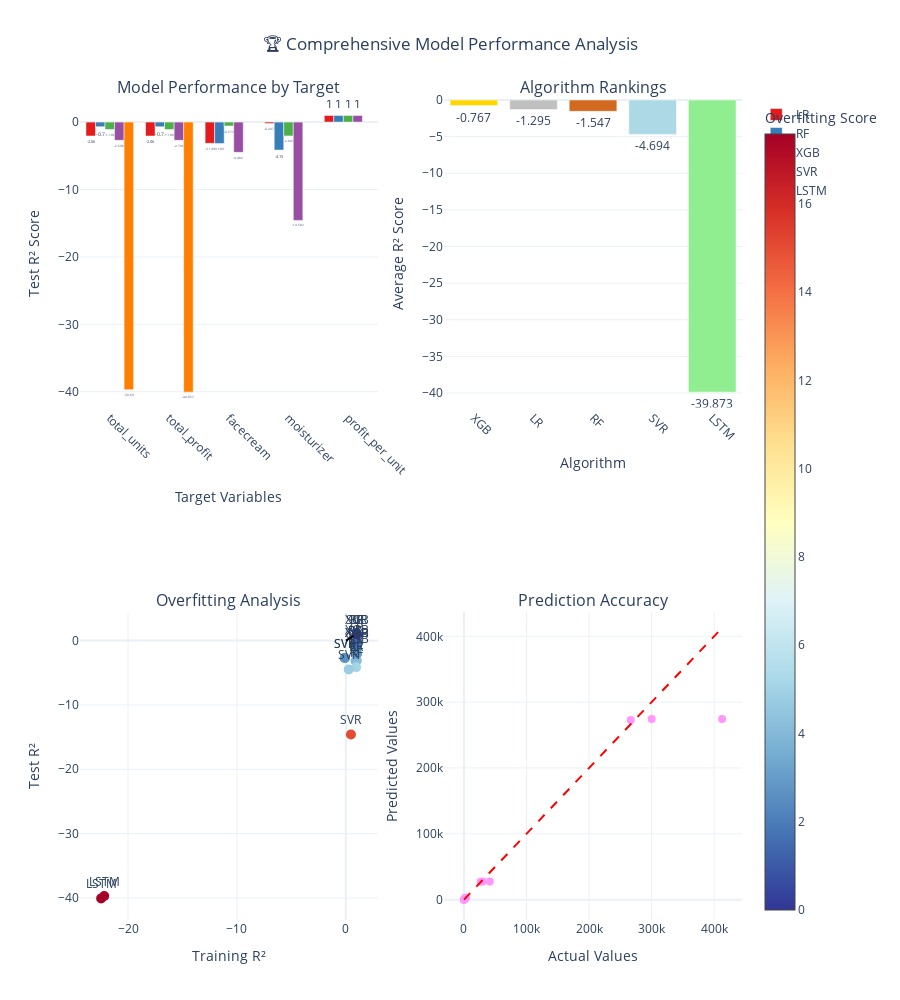

Here is the notebook cell this chart was saved with:
### Code cell
# Create comprehensive model comparison visualizations
# I create detailed visualizations because:
# - Visual comparison is more intuitive than tables
# - Stakeholders can quickly identify best models
# - Different chart types reveal different insights
# - Professional presentation requires high-quality visualizations

# Create model comparison dashboard
fig = make_subplots(
    rows=2, cols=2,
    subplot_titles=('Model Performance by Target', 'Algorithm Rankings',
                   'Overfitting Analysis', 'Prediction Accuracy'),
    specs=[[{"type": "bar"}, {"type": "bar"}],
           [{"type": "scatter"}, {"type": "scatter"}]]
)

# 1. Performance by target (R² scores)
algorithms = comparison_df['Algorithm'].unique()
colors = px.colors.qualitative.Set1[:len(algorithms)]
color_map = dict(zip(algorithms, colors))

for i, algorithm in enumerate(algorithms):
    algo_data = comparison_df[comparison_df['Algorithm'] == algorithm]
    fig.add_trace(
        go.Bar(
            x=algo_data['Target'],
            y=algo_data['Test_R2'],
            name=algorithm,
            marker_color=color_map[algorithm],
            text=algo_data['Test_R2'].round(3),
            textposition='outside'
        ),
        row=1, col=1
    )

# 2. Algorithm rankings (average R²)
fig.add_trace(
    go.Bar(
        x=avg_r2_by_algo.index,
        y=avg_r2_by_algo.values,
        marker_color=['gold', 'silver', 'chocolate', 'lightblue', 'lightgreen'][:len(avg_r2_by_algo)],
        text=avg_r2_by_algo.values.round(3),
        textposition='outside',
        showlegend=False
    ),
    row=1, col=2
)

# 3. Overfitting analysis
fig.add_trace(
    go.Scatter(
        x=comparison_df['Train_R2'],
        y=comparison_df['Test_R2'],
        mode='markers+text',
        text=comparison_df['Algorithm'],
        textposition='top center',
        marker=dict(size=10, color=comparison_df['Overfit_Score'], 
                   colorscale='RdYlBu_r', showscale=True,
                   colorbar=dict(title="Overfitting Score")),
        showlegend=False
    ),
    row=2, col=1
)

# Add diagonal line for perfect generalization
fig.add_trace(
    go.Scatter(
        x=[0, 1], y=[0, 1],
        mode='lines',
        line=dict(dash='dash', color='black'),
        name='Perfect Generalization',
        showlegend=False
    ),
    row=2, col=1
)

# 4. Prediction accuracy (for best models)
best_models_data = []
for target in targets.keys():
    target_models = comparison_df[comparison_df['Target'] == target]
    if not target_models.empty:
        best_idx = target_models['Test_R2'].idxmax()
        best_model_key = f"{target_models.loc[best_idx, 'Algorithm']}_{target}"
        if best_model_key in model_results:
            actual = model_results[best_model_key]['actual']
            predicted = model_results[best_model_key]['predictions']
            best_models_data.extend(list(zip(actual, predicted, [target]*len(actual))))

if best_models_data:
    actual_vals, pred_vals, target_names = zip(*best_models_data)
    fig.add_trace(
        go.Scatter(
            x=actual_vals,
            y=pred_vals,
            mode='markers',
            text=target_names,
            marker=dict(size=8),
            name='Predictions vs Actual',
            showlegend=False
        ),
        row=2, col=2
    )
    
    # Add perfect prediction line
    min_val, max_val = min(actual_vals), max(actual_vals)
    fig.add_trace(
        go.Scatter(
            x=[min_val, max_val], y=[min_val, max_val],
            mode='lines',
            line=dict(dash='dash', color='red'),
            name='Perfect Prediction',
            showlegend=False
        ),
        row=2, col=2
    )

# Update layout
fig.update_layout(
    title_text="🏆 Comprehensive Model Performance Analysis",
    title_x=0.5,
    height=1000,
    showlegend=True,
    template="plotly_white"
)

# Update axes
fig.update_xaxes(title_text="Target Variables", row=1, col=1, tickangle=45)
fig.update_yaxes(title_text="Test R² Score", row=1, col=1)
fig.update_xaxes(title_text="Algorithm", row=1, col=2, tickangle=45)
fig.update_yaxes(title_text="Average R² Score", row=1, col=2)
fig.update_xaxes(title_text="Training R²", row=2, col=1)
fig.update_yaxes(title_text="Test R²", row=2, col=1)
fig.update_xaxes(title_text="Actual Values", row=2, col=2)
fig.update_yaxes(title_text="Predicted Values", row=2, col=2)

fig.show()

print("💡 Model Comparison Insights:")
print("• Use the performance dashboard to select best models for each target")
print("• Overfitting plot shows which models generalize well")
print("• Algorithm rankings help prioritize modeling approaches")
print("• Prediction accuracy validates model reliability")

### Figure 1 — Plotly figure (JSON) as saved in the notebook; plotly's stock layout.template omitted (floating-point values rounded to 4 significant figures)
{"data": [{"marker": {"color": "rgb(228,26,28)"}, "name": "LR", "text": [-2.06, -2.06, -3.149, -0.207, 1.0], "textposition": "outside", "type": "bar", "x": ["total_units", "total_profit", "facecream", "moisturizer", "profit_per_unit"], "xaxis": "x", "y": [-2.06, -2.06, -3.149, -0.2065, 1.0], "yaxis": "y"}, {"marker": {"color": "rgb(55,126,184)"}, "name": "RF", "text": [-0.7, -0.7, -3.183, -4.15, 1.0], "textposition": "outside", "type": "bar", "x": ["total_units", "total_profit", "facecream", "moisturizer", "profit_per_unit"], "xaxis": "x", "y": [-0.6998, -0.6998, -3.183, -4.15, 1.0], "yaxis": "y"}, {"marker": {"color": "rgb(77,175,74)"}, "name": "XGB", "text": [-1.108, -1.108, -0.573, -2.047, 1.0], "textposition": "outside", "type": "bar", "x": ["total_units", "total_profit", "facecream", "moisturizer", "profit_per_unit"], "xaxis": "x", "y": [-1.108, -1.108, -0.5725, -2.047, 1.0], "yaxis": "y"}, {"marker": {"color": "rgb(152,78,163)"}, "name": "SVR", "text": [-2.698, -2.709, -4.482, -14.58, 1.0], "textposition": "outside", "type": "bar", "x": ["total_units", "total_profit", "facecream", "moisturizer", "profit_per_unit"], "xaxis": "x", "y": [-2.698, -2.709, -4.482, -14.58, 1.0], "yaxis": "y"}, {"marker": {"color": "rgb(255,127,0)"}, "name": "LSTM", "text": [-39.69, -40.06], "textposition": "outside", "type": "bar", "x": ["total_units", "total_profit"], "xaxis": "x", "y": [-39.69, -40.06], "yaxis": "y"}, {"marker": {"color": ["gold", "silver", "chocolate", "lightblue", "lightgreen"]}, "showlegend": false, "text": [-0.767, -1.295, -1.547, -4.694, -39.87], "textposition": "outside", "type": "bar", "x": ["XGB", "LR", "RF", "SVR", "LSTM"], "xaxis": "x2", "y": [-0.7674, -1.295, -1.547, -4.694, -39.87], "yaxis": "y2"}, {"marker": {"color": [3.06, 3.06, 4.149, 1.207, 0.0, 1.491, 1.491, 4.064, 5.088, 0.0, 2.108, 2.108, 1.572, 3.047, 0.0, 2.613, 2.604, 4.745, 15.05, 0.0, 17.5, 17.59], "colorbar": {"title": {"text": "Overfitting Score"}}, "colorscale": [[0, "rgb(49,54,149)"], [0.1, "rgb(69,117,180)"], [0.2, "rgb(116,173,209)"], [0.3, "rgb(171,217,233)"], [0.4, "rgb(224,243,248)"], [0.5, "rgb(255,255,191)"], [0.6, "rgb(254,224,144)"], [0.7, "rgb(253,174,97)"], [0.8, "rgb(244,109,67)"], [0.9, "rgb(215,48,39)"], [1, "rgb(165,0,38)"]], "showscale": true, "size": 10}, "mode": "markers+text", "showlegend": false, "text": ["LR", "LR", "LR", "LR", "LR", "RF", "RF", "RF", "RF", "RF", "XGB", "XGB", "XGB", "XGB", "XGB", "SVR", "SVR", "SVR", "SVR", "SVR", "LSTM", "LSTM"], "textposition": "top center", "type": "scatter", "x": [1.0, 1.0, 1.0, 1.0, 1.0, 0.7912, 0.7912, 0.8806, 0.9385, 1.0, 0.9995, 0.9995, 0.9999, 0.9999, 1.0, -0.08511, -0.1044, 0.2625, 0.4657, 1.0, -22.19, -22.47], "xaxis": "x3", "y": [-2.06, -2.06, -3.149, -0.2065, 1.0, -0.6998, -0.6998, -3.183, -4.15, 1.0, -1.108, -1.108, -0.5725, -2.047, 1.0, -2.698, -2.709, -4.482, -14.58, 1.0, -39.69, -40.06], "yaxis": "y3"}, {"line": {"color": "black", "dash": "dash"}, "mode": "lines", "name": "Perfect Generalization", "showlegend": false, "type": "scatter", "x": [0, 1], "xaxis": "x3", "y": [0, 1], "yaxis": "y3"}, {"marker": {"size": 8}, "mode": "markers", "name": "Predictions vs Actual", "showlegend": false, "text": ["total_units", "total_units", "total_units", "total_profit", "total_profit", "total_profit", "facecream", "facecream", "facecream", "moisturizer", "moisturizer", "moisturizer", "profit_per_unit", "profit_per_unit", "profit_per_unit"], "type": "scatter", "x": [26670, 41280, 30020, 266700, 412800, 300200, 1990, 2340, 2900, 1890, 2100, 1760, 10, 10, 10], "xaxis": "x4", "y": [27270.0, 27420.0, 27440.0, 272729, 274198, 274363, 2707.0, 2707.0, 3015.0, 1760.0, 1916.0, 1617.0, 10, 10, 10], "yaxis": "y4"}, {"line": {"color": "red", "dash": "dash"}, "mode": "lines", "name": "Perfect Prediction", "showlegend": false, "type": "scatter", "x": [10, 412800], "xaxis": "x4", "y": [10, 412800], "yaxis": "y4"}], "layout": {"annotations": [{"font": {"size": 16}, "showarrow": false, "text": "Model Performance by Target", "x": 0.225, "xanchor": "center", "xref": "paper", "y": 1, "yanchor": "bottom", "yref": "paper"}, {"font": {"size": 16}, "showarrow": false, "text": "Algorithm Rankings", "x": 0.775, "xanchor": "center", "xref": "paper", "y": 1, "yanchor": "bottom", "yref": "paper"}, {"font": {"size": 16}, "showarrow": false, "text": "Overfitting Analysis", "x": 0.225, "xanchor": "center", "xref": "paper", "y": 0.375, "yanchor": "bottom", "yref": "paper"}, {"font": {"size": 16}, "showarrow": false, "text": "Prediction Accuracy", "x": 0.775, "xanchor": "center", "xref": "paper", "y": 0.375, "yanchor": "bottom", "yref": "paper"}], "height": 1000, "showlegend": true, "title": {"text": "🏆 Comprehensive Model Performance Analysis", "x": 0.5}, "xaxis": {"anchor": "y", "domain": [0, 0.45], "tickangle": 45, "title": {"text": "Target Variables"}}, "xaxis2": {"anchor": "y2", "domain": [0.55, 1], "tickangle": 45, "title": {"text": "Algorithm"}}, "xaxis3": {"anchor": "y3", "domain": [0, 0.45], "title": {"text": "Training R²"}}, "xaxis4": {"anchor": "y4", "domain": [0.55, 1], "title": {"text": "Actual Values"}}, "yaxis": {"anchor": "x", "domain": [0.625, 1], "title": {"text": "Test R² Score"}}, "yaxis2": {"anchor": "x2", "domain": [0.625, 1], "title": {"text": "Average R² Score"}}, "yaxis3": {"anchor": "x3", "domain": [0, 0.375], "title": {"text": "Test R²"}}, "yaxis4": {"anchor": "x4", "domain": [0, 0.375], "title": {"text": "Predicted Values"}}}}
